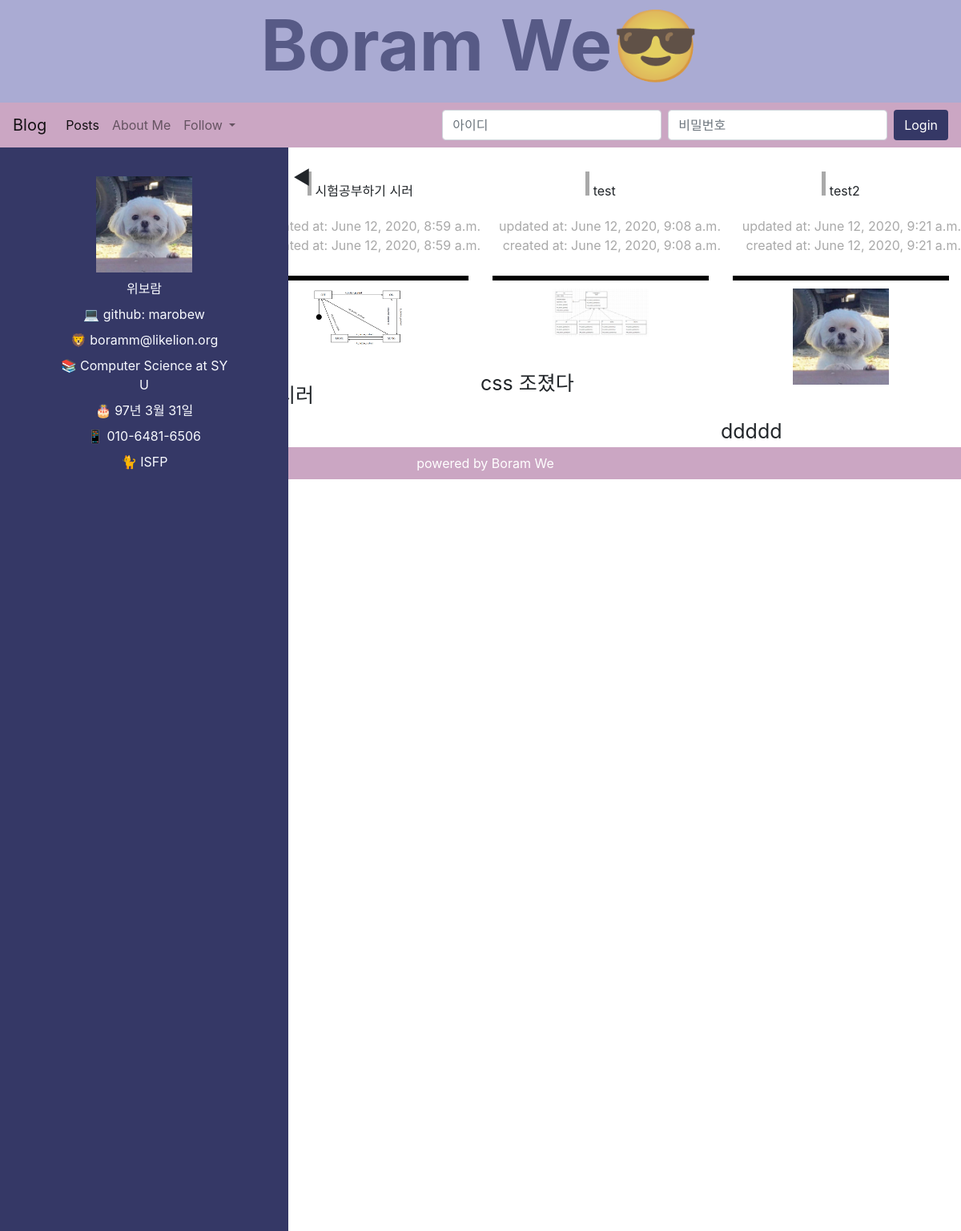
The page / on the database its author committed.
### post/models.py (models this page shows, shortened)
class Post(models.Model):
    title = models.CharField(max_length=100)
    body = models.TextField()
    img = models.ImageField(upload_to = 'post/image')
    created_at = models.DateTimeField(auto_now_add = True)
    updated_at = models.DateTimeField(auto_now = True)

### post/views.py (the view)
# urls.py: path('', post.views.home, name='home'),
def home(request):
    posts = Post.objects
    return render(request, "post/index.html", {'posts': posts})

### post/templates/post/index.html (shortened to what this page needs)
{% load static %}
<!DOCTYPE html>
<html lang="en">
<head>
  <link rel="stylesheet" href="https://stackpath.bootstrapcdn.com/bootstrap/4.5.0/css/bootstrap.min.css"
>
  <link rel="stylesheet" href="{% static 'post/css/index.css' %}">
</head>
<body>
  <header>
    <p>Boram We😎</p>
  </header>
  <nav class="navbar navbar-expand-lg navbar-light">
    <a class="navbar-brand" href="#">Blog</a>
    <div class="collapse navbar-collapse" id="navbarSupportedContent">
      <ul class="navbar-nav mr-auto">
        <li class="nav-item active">
          <a class="nav-link" href="#">Posts<span class="sr-only">(current)</span></a>
        </li>
        <li class="nav-item">
          <a class="nav-link" href="#">About Me</a>
        </li>
        <li class="nav-item dropdown">
          <a class="nav-link dropdown-toggle" href="#" id="navbarDropdown" role="button" data-toggle="dropdown"
            aria-haspopup="true" aria-expanded="false">
            Follow
          </a>
        </li>
      </ul>
      <form class="form-inline my-2 my-lg-0">
        <input class="form-control mr-sm-2" type="id" placeholder="아이디" aria-label="ID">
        <input class="form-control mr-sm-2" type="id" placeholder="비밀번호" aria-label="PASSWORD">
        <button class="btn my-2 my-sm-0" type="submit">Login</button>
      </form>
    </div>
  </nav>
  <div class="body-wrapper">
    <aside>
      <div class="button">◀</div>
      <div class="profile"><img src={% static 'post/img/user.jpg' %}></div>
      <div class="user-items">위보람</div>
      <div class="user-items">💻 github: marobew</div>
      <div class="user-items">🦁 boramm@likelion.org</div>
      <div class="user-items">📚 Computer Science at SYU</div>
      <div class="user-items">🎂 97년 3월 31일</div>
      <div class="user-items">📱 010-6481-6506</div>
      <div class="user-items">🐈 ISFP</div>
    </aside>
    <section>
    {% for post in posts.all %}
      <div>
        <div>
          <div>
            <div class="title">
              <div id="title-indent"></div>
              {{ post.title }}
            </div>
            <div class="date-wrapper">
              <div>updated at: {{ post.updated_at }}</div>
              <div>created at: {{ post.created_at }}</div>
            </div>
            <div class="divider"></div>
            <img src="{{ post.img.url }}" style="width: 40%; margin:10px auto;">
            <div class="content">{{ post.body }}</div>
          </div>
        </div>
      </div>
      <br>
    {% endfor %}
    </section>
  </div>
  <footer>
    <div class="footer-items">
      powered by Boram We
    </div>
  </footer>
</body>
</html>

### post/static/post/css/index.css (style rules this page uses)
html { overflow: hidden; height: 100%; }
header { display: flex !important; align-items: center; justify-content: center; height: 16vh; background-color: #AAABD3; }
header > p { color: #353866; font-size: 88px; opacity: 0.7; font-weight: bold; }
.navbar { background-color: #CBA6C3; }
.body-wrapper { display:flex; }
aside { position: absolute; transform: translateX(0%); transition: all 0.2s; display: flex; flex-direction: column; align-items: center; height: 100%; width: 30%; max-width: 400; background-color: #353866; }
.button { width: 2vw; position: relative; top: 20px; left: 55%; cursor: pointer; font-size: 2vw; }
.profile img { width: 10vw; height: 10vw; background-color: black; }
.user-items { margin-top: 8px; width: 60%; word-break: break-all; text-align: center; color: #F8FAFF; }
section { width: 100%; display: flex !important; justify-content: flex-end; overflow-y: auto; }
section > div { transition: all 0.2s; width:70%; height:100%; display: flex; justify-content: center; }
section > div > div { height:100%; max-width: 700px; display:flex; flex-direction: column; }
section > div > div > div { height: 80%; width: 100%; display:flex; flex-direction:column; margin-top: 10%; }
.title { text-align: center; font-size: 50vm; display:inline; }
#title-indent { height:30px; width:5px; background-color: darkgray; display:inline-block; }
.date-wrapper { margin-top:20px; }
.date-wrapper div { text-align: right; color: darkgrey; }
.divider { width: 90%; margin-top:26px; align-self: center; border:black solid }
.content { font-size: 25px; margin-top:30px }
footer { background-color: #CBA6C3; height: 5vh; width: 100%; display:flex; justify-content:center; align-items: center; }
.footer-items { color:white; padding-left: 12px; }
.btn { background: #353866; color: white; }

### rows shown on the page
Post: title "시험공부하기 시러", updated_at "June 12, 2020, 8:59 a.m.", created_at "June 12, 2020, 8:59 a.m.", img (picture)
Post: title "test", updated_at "June 12, 2020, 9:08 a.m.", created_at "June 12, 2020, 9:08 a.m.", img (picture), body "css 조졌다"
Post: title "test2", updated_at "June 12, 2020, 9:21 a.m.", created_at "June 12, 2020, 9:21 a.m.", img (picture), body "ddddd"
